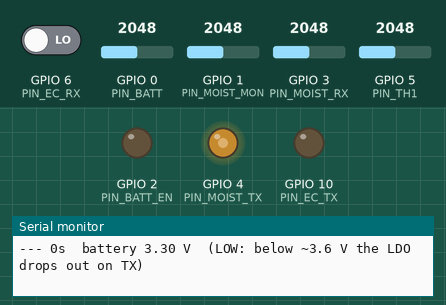
The sketch below on a simulated ESP32-C3. On the bench: output pins drawn as LEDs (lit = HIGH), the last lines printed to the serial monitor. The test bench sets the inputs (shaded band); at power-on: GPIO 0 (PIN_BATT) = 2048, GPIO 3 (PIN_MOIST_RX) = 2048, GPIO 1 (PIN_MOIST_MON) = 2048, GPIO 5 (PIN_TH1) = 2048, GPIO 6 (PIN_EC_RX) LOW. Pins used as bus, display or sensor lines are not drawn.

Above: at 0.7 s.
At 4.2 s:
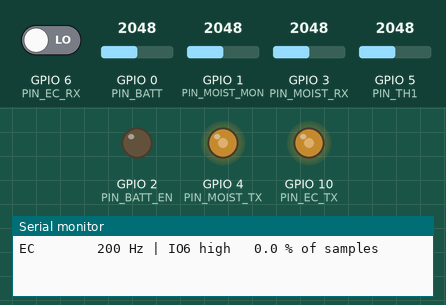
4.3 s: GPIO 0 (PIN_BATT) set to 2161
7.3 s: GPIO 0 (PIN_BATT) set to 2294
13.9 s: GPIO 3 (PIN_MOIST_RX) set to 1313
16.9 s: GPIO 3 (PIN_MOIST_RX) set to 1212
Timing chart, 0 to 19.4 s (numbered marks = the images above; inputs shaded):
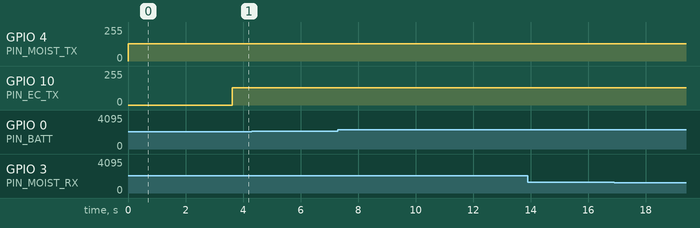

The sketch:

bench_test.ino
```cpp
// WH52-Rival bench test: confirm review findings F3 (moisture receive path),
// the R8/IO10 loading effect, F4 (TH1 on ADC2) and the battery-sense divider,
// on the CURRENT board (netlist PCB1 2026-09-09) before committing to a respin.
//
// Board: "ESP32C3 Dev Module", Arduino-ESP32 core 3.x.
// REQUIRED: Tools > USB CDC On Boot > Enabled (the WH52 has no UART pins out).
// Open the Serial Monitor at 115200 and move the tip between: air, tap water,
// moist soil, dry soil. Each report takes ~4 s. See README.md for what to expect.
//
// Pin map (netlist PCB1 2026-09-09, ESP32-C3-MINI-1 module pins):
//   IO4  (pin 18) -> C4 -> R6 -> P1   moisture excitation
//   IO1  (pin 13) <- P1 node          moisture "loading" fallback (ADC1_CH1)
//   IO3  (pin 6)  <- D2/C7/R10 <- P2  moisture receive (ADC1_CH3)  [F3]
//   IO10 (pin 16) -> C6 -> P3         EC excitation
//   IO6  (pin 20) <- D1/C8 <- P4      EC receive, digital only (R8 1k to GND)
//   IO5  (pin 19) <- R11/TH1 divider  soil temperature (ADC2_CH0)  [F4]
//   IO0  (pin 12) <- Vbat/2 divider   battery sense (ADC1_CH0)
//   IO2  (pin 5)  -> divider bottom   drive LOW only while reading the battery

#if !ARDUINO_USB_CDC_ON_BOOT
#error "Enable Tools > USB CDC On Boot, or Serial goes to pins that aren't wired out"
#endif

#include <Arduino.h>
#include <math.h>

static const int PIN_MOIST_TX = 4;
static const int PIN_MOIST_MON = 1;
static const int PIN_MOIST_RX = 3;
static const int PIN_EC_TX = 10;
static const int PIN_EC_RX = 6;
static const int PIN_TH1 = 5;
static const int PIN_BATT = 0;
static const int PIN_BATT_EN = 2;

static const uint32_t FREQS[] = {200, 1000};  // Hz; research doc: same shape 1-10 kHz
static const float VCC_MV = 3300.0f;          // RT9080-33 output
static const float R11 = 10000.0f, NTC_R25 = 10000.0f, NTC_B = 3950.0f;

static void hiZ(int pin) { pinMode(pin, INPUT); }

static float avgMv(int pin, int n) {
  uint32_t sum = 0;
  for (int i = 0; i < n; i++) sum += analogReadMilliVolts(pin);
  return float(sum) / n;
}

// Battery: drive IO2 low, read Vbat/2 on IO0, release IO2.
static float readBatteryV() {
  pinMode(PIN_BATT_EN, OUTPUT);
  digitalWrite(PIN_BATT_EN, LOW);
  delay(5);  // C10 10 nF through ~50 k settles in well under 1 ms
  float mv = avgMv(PIN_BATT, 32);
  hiZ(PIN_BATT_EN);
  return 2.0f * mv / 1000.0f;
}

struct MoistResult {
  float io3_mv;    // as-built receive path; expect ~0 if F3 is real
  float io1_pp;    // free-running peak-to-peak on the P1 node
  float io1_hi;    // P1 node shortly after each rising edge
  float io1_lo;    // P1 node shortly after each falling edge (clips at 0)
};

static MoistResult moisture(uint32_t freq, bool ec_tx_low) {
  MoistResult r{};
  // Research doc: IO10 driven low gives the excitation a path to GND through
  // C6/P3; hi-Z removes it. Measure both so the effect shows up.
  if (ec_tx_low) {
    pinMode(PIN_EC_TX, OUTPUT);
    digitalWrite(PIN_EC_TX, LOW);
  } else {
    hiZ(PIN_EC_TX);
  }

  // 1) Free-running square wave: IO3 DC level and IO1 min/max.
  ledcAttach(PIN_MOIST_TX, freq, 8);
  ledcWrite(PIN_MOIST_TX, 128);
  delay(300);  // C7 (100 nF) x R10 (100 k) = 10 ms; give it plenty
  r.io3_mv = avgMv(PIN_MOIST_RX, 64);
  uint16_t mn = 0xFFFF, mx = 0;
  for (int i = 0; i < 3000; i++) {
    uint16_t v = analogReadMilliVolts(PIN_MOIST_MON);
    mn = min(mn, v);
    mx = max(mx, v);
  }
  r.io1_pp = mx - mn;
  ledcDetach(PIN_MOIST_TX);

  // 2) Edge-synchronous: sample the P1 node a fixed delay after each edge.
  pinMode(PIN_MOIST_TX, OUTPUT);
  uint32_t half_us = 500000UL / freq;
  uint32_t settle_us = half_us / 4;
  uint32_t hi = 0, lo = 0;
  const int cycles = 64;
  for (int i = 0; i < cycles + 16; i++) {
    digitalWrite(PIN_MOIST_TX, HIGH);
    delayMicroseconds(settle_us);
    uint16_t h = analogReadMilliVolts(PIN_MOIST_MON);
    delayMicroseconds(half_us - settle_us);
    digitalWrite(PIN_MOIST_TX, LOW);
    delayMicroseconds(settle_us);
    uint16_t l = analogReadMilliVolts(PIN_MOIST_MON);
    delayMicroseconds(half_us - settle_us);
    if (i >= 16) {  // skip start-up cycles while C4 charges
      hi += h;
      lo += l;
    }
  }
  r.io1_hi = float(hi) / cycles;
  r.io1_lo = float(lo) / cycles;
  hiZ(PIN_MOIST_TX);
  hiZ(PIN_EC_TX);
  return r;
}

// EC: excite P3, count how often the peak-held IO6 node reads HIGH.
static float ecHighPercent(uint32_t freq) {
  hiZ(PIN_MOIST_TX);
  pinMode(PIN_EC_RX, INPUT);
  ledcAttach(PIN_EC_TX, freq, 8);
  ledcWrite(PIN_EC_TX, 128);
  delay(50);
  uint32_t high = 0;
  const uint32_t n = 20000;
  for (uint32_t i = 0; i < n; i++) high += digitalRead(PIN_EC_RX);
  ledcDetach(PIN_EC_TX);
  hiZ(PIN_EC_TX);
  return 100.0f * high / n;
}

// TH1 on IO5 = ADC2. On the C3, ESP-IDF 5 refuses ADC2 oneshot by default,
// so this may read a flat 0 (that alone confirms F4). Spread = instability.
static void thermistor(float *mv, float *spread, float *temp_c) {
  uint16_t mn = 0xFFFF, mx = 0;
  uint32_t sum = 0;
  const int n = 64;
  for (int i = 0; i < n; i++) {
    uint16_t v = analogReadMilliVolts(PIN_TH1);
    sum += v;
    mn = min(mn, v);
    mx = max(mx, v);
  }
  *mv = float(sum) / n;
  *spread = mx - mn;
  *temp_c = NAN;
  if (*mv > 1 && *mv < VCC_MV - 1) {
    float r_ntc = R11 * *mv / (VCC_MV - *mv);
    *temp_c = 1.0f / (1.0f / 298.15f + logf(r_ntc / NTC_R25) / NTC_B) - 273.15f;
  }
}

void setup() {
  Serial.begin(115200);
  uint32_t t0 = millis();
  while (!Serial && millis() - t0 < 5000) delay(10);
  analogSetAttenuation(ADC_11db);  // ~0-2.5 V usable on the C3
  for (int p : {PIN_MOIST_TX, PIN_EC_TX, PIN_BATT_EN}) hiZ(p);
  Serial.println();
  Serial.println("WH52 bench test. No WiFi is used, so ADC2 has no radio contention.");
  Serial.println("Move the tip: air -> tap water -> moist soil -> dry soil.");
}

void loop() {
  float vbat = readBatteryV();
  Serial.printf("\n--- %lus  battery %.2f V%s\n", millis() / 1000, vbat,
                vbat < 3.6f ? "  (LOW: below ~3.6 V the LDO drops out on TX)" : "");

  for (uint32_t f : FREQS) {
    MoistResult a = moisture(f, true);   // as built: IO10 low
    MoistResult b = moisture(f, false);  // IO10 hi-Z
    Serial.printf("moisture %4lu Hz | IO3 %6.0f mV | IO1 p-p %4.0f  hi %4.0f lo %4.0f mV"
                  " | IO10 hi-Z: IO3 %6.0f  IO1 p-p %4.0f  hi %4.0f mV\n",
                  f, a.io3_mv, a.io1_pp, a.io1_hi, a.io1_lo, b.io3_mv, b.io1_pp, b.io1_hi);
  }
  for (uint32_t f : FREQS)
    Serial.printf("EC       %4lu Hz | IO6 high %5.1f %% of samples\n", f, ecHighPercent(f));

  float mv, spread, tc;
  thermistor(&mv, &spread, &tc);
  Serial.printf("TH1 (ADC2) | %6.0f mV  spread %4.0f mV  -> %s", mv, spread, isnan(tc) ? "no reading" : "");
  if (!isnan(tc)) Serial.printf("%.1f C", tc);
  Serial.println(mv < 1 ? "  (flat 0: ADC2 unavailable -> F4 confirmed)" : "");

  delay(1000);
}
```
